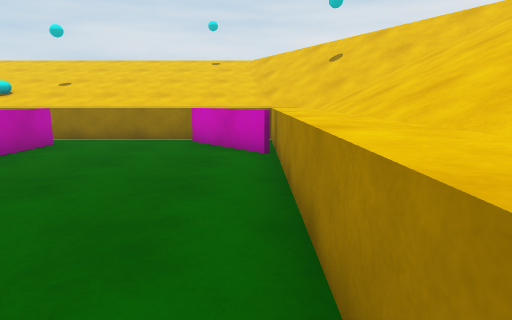
[1] (above)

17 first-person views from a walk through a Unity game level. The camera is 1.2 m above the floor, tilts 10° down and sees 75° across. The floor is counted in squares, 1 m on a side. Each view is taken from the middle of a square. On the plan, view 1 faces up. The plan holds only what a view shows up to about 14 squares ahead; the rest is blank. The place goes on beyond the plan. The player is left out.

[2]
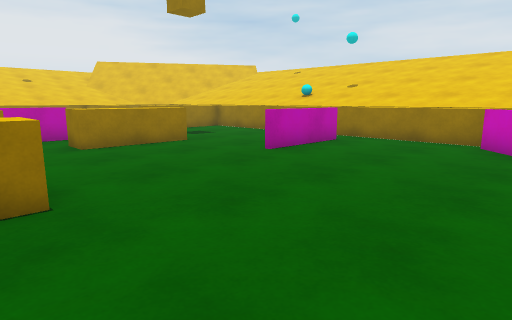

[3]
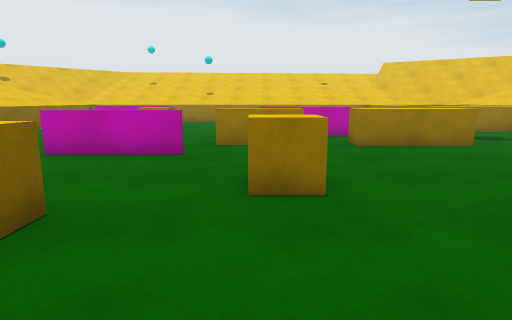

[4]
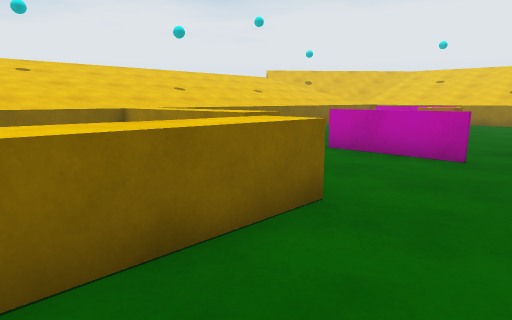

[5]
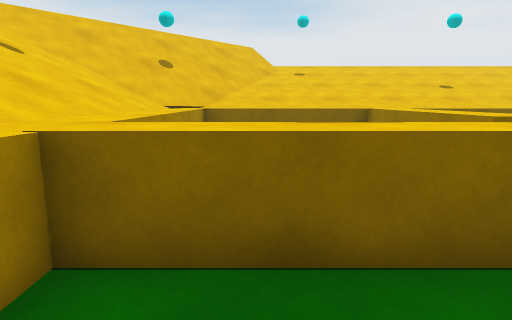

[6]
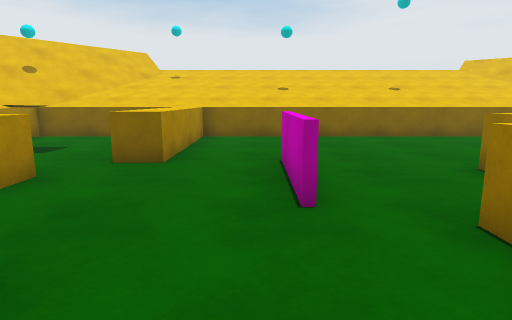

[7]
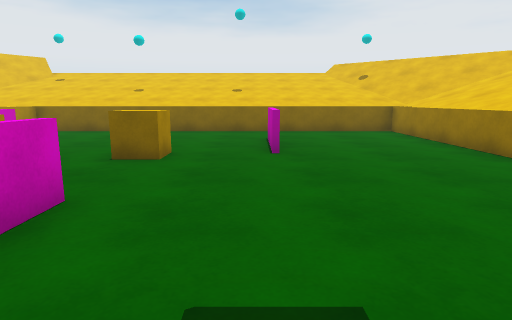

[8]
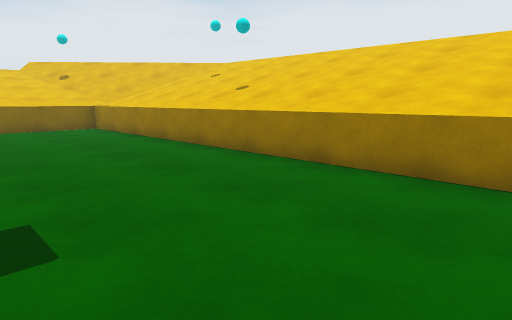

[9]
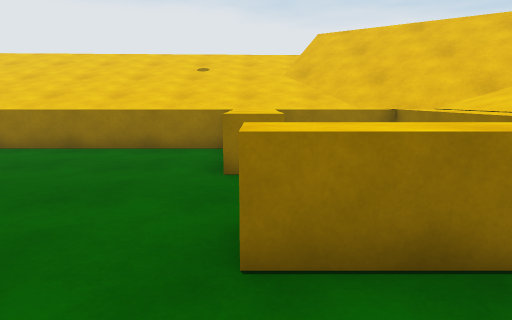

[10]
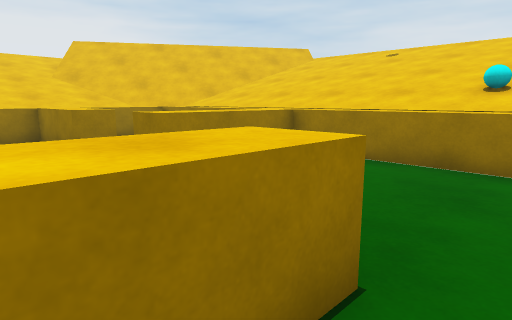

[11]
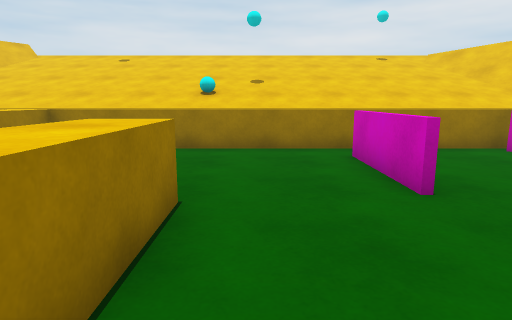

[12]
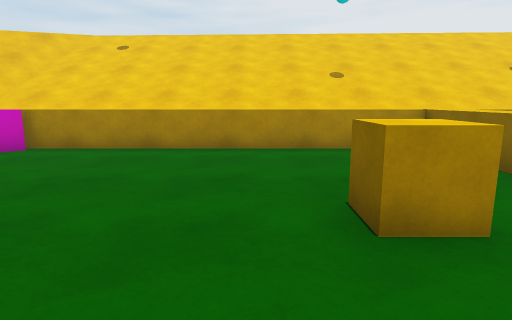

[13]
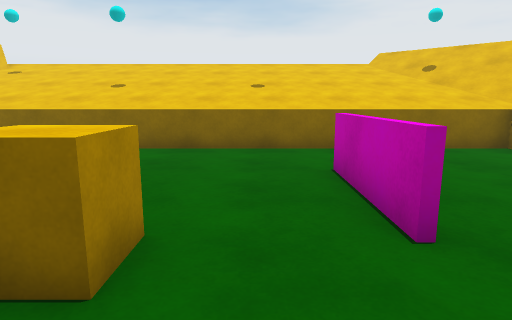

[14]
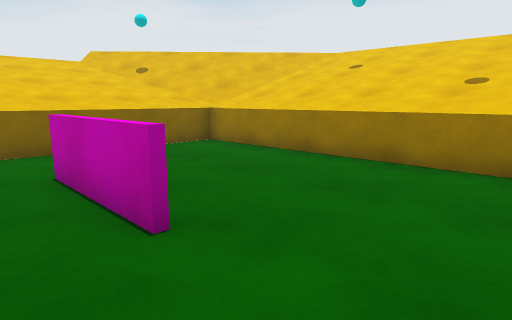

[15]
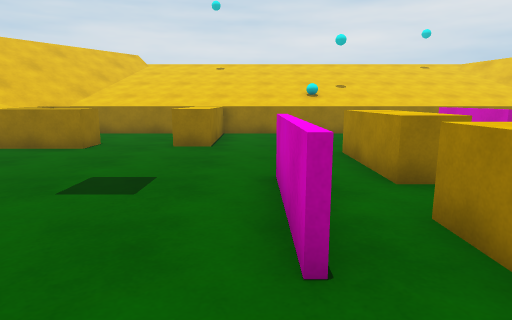

[16]
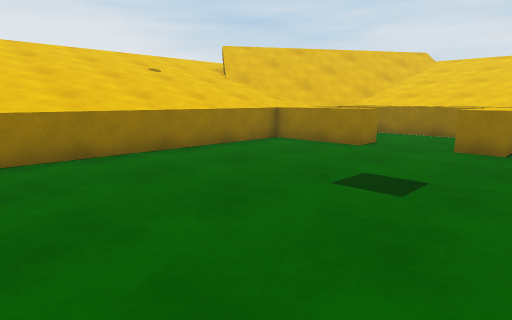

[17]
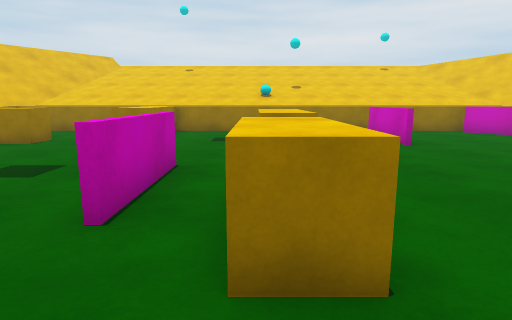

### Floor plan
Key: @ floor where view 1 was taken; . floor; = window, fence, low wall or low ledge; ^ raised ledge; B cyan ball; L block; C cube.
Columns run from 22 left of view 1 to 3 right of it. Each row starts with its distance up from view 1.
 13    ^^^^^^^^^BB^^^^^^^^^^
 12   ^^^^^^^^^^^^^^^^^^^^^^
 11  ^^^^^^^^^^^^^^^^^^^^^^^^
 10 ^^^ ....^^..........==.^^^
  9 ^^^  ...^^......=....==^^^
  8 ^^^  ...^^......=.....=^^^
  7 ^^^^^^..^^......=......^^^
  6 ^^^..........^..=......^^^
  5 ^^^.........^^.........^^^
  4 ^^^.........^^.........^^^
  3 ^^^.......=.^^.........^^^
  2 ^^^.......=............^^^
  1 ^^^.......=.LL...CC....^^^
  0 ^^^.......=.LL...CC...@^^^
 -1 ^^^.........LL.........^^^
 -2 ^^^...........=....^^^^^^^
 -3 ^^^.......CC..=....^^^^^^^
 -4 ^^^.....=.CC..=.....   ^^^
 -5 ^^^.....=.....=..^^..  ^^^
 -6 ^^^.....=........^^..  ^^^
 -7 ^^^.....=........^^... ^^^
 -8 ^^^..............^^....^^^
 -9 ^^^..............^^....^^^
-10 ^^^^^^^^^^^^^^^^^^^^^^^^^
-11 ^^^^^^^^^^^^^^^^^^^^^^^^
-12  ^^^^^^^^^^^^^^^^^^^^^^

Where each view was taken, in squares from view 1:
view 1: 0 up, 0 right, facing up
view 2: 0 up, 0 right, facing up-left
view 3: 0 up, 0 right, facing left
view 4: 0 up, 0 right, facing down-left
view 5: 0 up, 1 left, facing down
view 6: 2 up, 7 left, facing down
view 7: 4 up, 14 left, facing down
view 8: 6 up, 14 left, facing down-left
view 9: 7 up, 11 left, facing left
view 10: 4 up, 8 left, facing up-left
view 11: 2 up, 8 left, facing up
view 12: 2 up, 8 left, facing right
view 13: 1 down, 13 left, facing down
view 14: 1 down, 13 left, facing down-left
view 15: 2 down, 12 left, facing up
view 16: 2 down, 12 left, facing up-left
view 17: 3 down, 10 left, facing up
